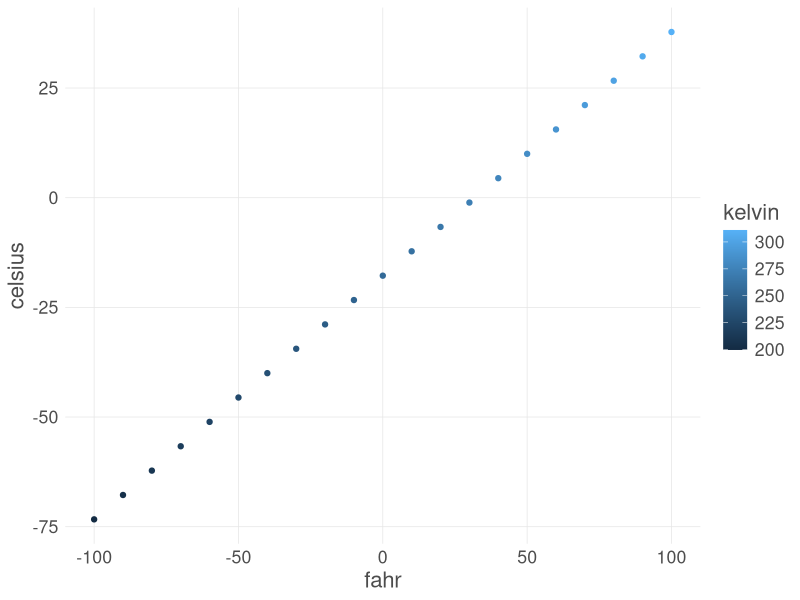

The R script that drew this image:
## ---- chunk 1
knitr::opts_chunk$set(echo = TRUE)
## ---- chunk 2
airtemps <- c(212, 30.3, 78, 32)
celsius1 <- (airtemps[1]-32)*(5/9)
celsius2 <- (airtemps[[2]]-32)*(5/9)
celsius3 <- (airtemps[[3]]-32)*(5/9)
celsius4 <- (airtemps[[4]]-32)*(5/9)
## ---- chunk 3
fahr_to_celsius <- function(fahr) {

  celsius <- (fahr-32)*(5/9)
  
  return(celsius)

}
## ---- chunk 4
celsius4 <- fahr_to_celsius(airtemps[[1]])
celsius1 == celsius4
celsius <- fahr_to_celsius(airtemps)
celsius
## ---- chunk 5
celsius_to_fahr <- function(cels) {
  
  fahr <- (cels * (9/5)) + 32
  
  return(cels)
}

fahren <- celsius_to_fahr(celsius)
fahren
fahren == celsius
## ---- chunk 6
convert_temps <- function(fahr) {
  
  celsius <- fahr_to_celsius(fahr)
  kelvin <- celsius + 273.15
  
  return(list(fahr = fahr, celsius = celsius, kelvin = kelvin))
  
}

convert_temps(32)
temps_df <- data.frame(convert_temps(seq(-100, 100, by = 10)))
## ---- chunk 7
custom_theme <- function(base_size = 9) {
    ggplot2::theme(
      axis.ticks       = ggplot2::element_blank(),
      text             = ggplot2::element_text(family = 'Helvetica', color = 'gray30', size = base_size),
      plot.title       = ggplot2::element_text(size = ggplot2::rel(1.25), hjust = 0.5, face = 'bold'),
      panel.background = ggplot2::element_blank(),
      legend.position  = 'right',
      panel.border     = ggplot2::element_blank(),
      panel.grid.minor = ggplot2::element_blank(),
      panel.grid.major = ggplot2::element_line(colour = 'grey90', size = .25),
      legend.key       = ggplot2::element_rect(colour = NA, fill = NA),
      axis.line        = ggplot2::element_blank()
      )
}

library(ggplot2)
ggplot(temps_df, mapping = aes(x = fahr, y = celsius, color = kelvin)) +
         geom_point() + custom_theme(16)

